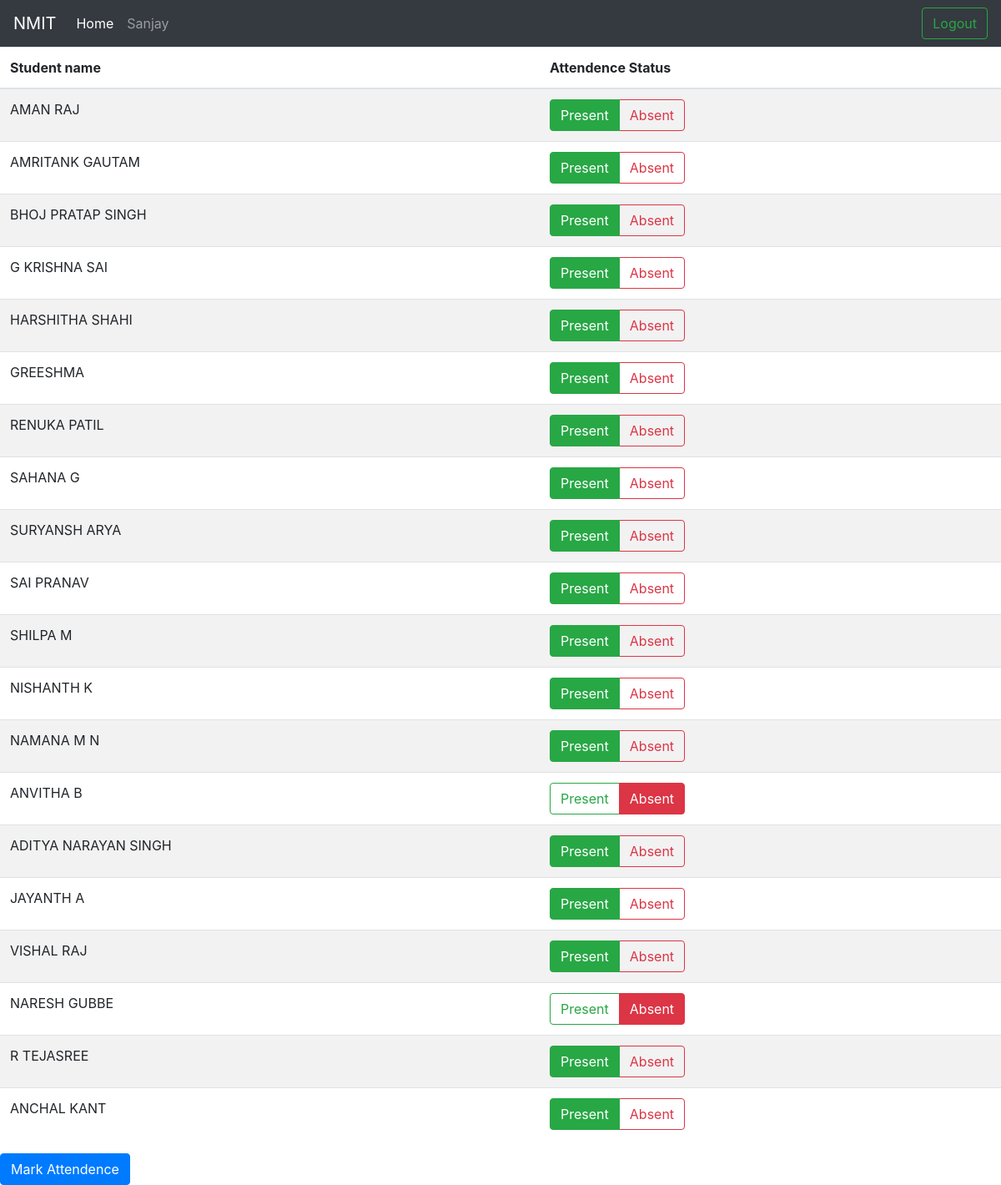
Page /academic/edit-view-attedence/23/1/3/ (signed in) on the committed database.
### academic/models.py (models this page shows, shortened)
class attendence(models.Model):
    subject = models.ForeignKey(attendence_schedule,on_delete=models.CASCADE)
    student = models.ForeignKey(User,on_delete=models.CASCADE)
    status = models.BooleanField(default=True)

### academic/views.py (the view)
# urls.py: path('edit-view-attedence/<int:attendence_id>/<int:class_id>/<int:subject_id>/',views.edit_attendence,name='edit_attendence'),
@login_required
def edit_attendence(request,attendence_id,class_id,subject_id):
    student_list = list(attendence.objects.filter(subject__id = attendence_id))
    return render(request,'edit_attendence.html',{'attendence_id':attendence_id,'class_id':class_id,'student_list':student_list,'subject_id':subject_id})

### academic/templates/edit_attendence.html (shortened to what this page needs)
{% extends "base.html" %}
{% block content %}
<form action="{% url 'academic:save_attendence' %}" method="post">
  {% if student_list %}
      <table class="table table-striped">
        <thead>
          <tr>
            <th>Student name</th>
            <th>Attendence Status</th>
          </tr>
        </thead>
        <tbody>
          {% for i in student_list %}
          <tr>
            <td>{{i.student.first_name}}</td>
            <td>
              {% if i.status %}
              <div class="btn-group btn-group-toggle" data-toggle="buttons">
                <label class="btn btn-outline-success active">
                    <input type="radio" name="{{ i.student.username }}" id="option1" autocomplete="off" value="present" checked> Present
                </label>
                <label class="btn btn-outline-danger">
                    <input type="radio" name="{{ i.student.username }}" id="option2" autocomplete="off" value="absent"> Absent
                </label>
              </div>
              {% else %}
              <div class="btn-group btn-group-toggle" data-toggle="buttons">
                <label class="btn btn-outline-success active">
                    <input type="radio" name="{{ i.student.username }}" id="option1" autocomplete="off" value="present" > Present
                </label>
                <label class="btn btn-outline-danger">
                    <input type="radio" name="{{ i.student.username }}" id="option2" autocomplete="off" value="absent" checked> Absent
                </label>
              </div>
              {% endif %}
            </td>
          </tr>
          {% endfor %}
        </tbody>
      </table>
      {% endif %}
      <input type="submit" value="Mark Attendence" class="btn btn-primary">
  </form>
{% endblock %}

### templates/base.html (shortened to what this page needs)
<!DOCTYPE html>
<html>
<head>
	<link rel="stylesheet" href="https://cdn.jsdelivr.net/npm/bootstrap@4.6.0/dist/css/bootstrap.min.css">
</head>
<body>
	{% if user.is_authenticated %}
	<nav class="navbar navbar-expand-lg navbar-dark bg-dark">
  <a class="navbar-brand" href="https://nmit.ac.in/" target="_blank">NMIT</a>
  <div class="collapse navbar-collapse" id="navbarTogglerDemo03">
    <ul class="navbar-nav mr-auto mt-2 mt-lg-0">
      <li class="nav-item active">
        <a class="nav-link" href="#">Home <span class="sr-only">(current)</span></a>
      </li>
      <li class="nav-item">
        <a class="nav-link" href="#">{{ user.username }}</a>
      </li>
    </ul>
      <a href="{% url 'user:logout' %}"><button class="btn btn-outline-success my-2 my-sm-0" >Logout</button></a>
  </div>
</nav>
{% endif %}
	{% block content %}
	{% endblock %}
</body>
</html>

### rows in the picture
attendence: student.first_name "AMAN RAJ"
attendence: student.first_name "AMRITANK GAUTAM"
attendence: student.first_name "BHOJ PRATAP SINGH"
attendence: student.first_name "G KRISHNA SAI"
attendence: student.first_name "HARSHITHA SHAHI"
attendence: student.first_name "GREESHMA"
attendence: student.first_name "RENUKA PATIL"
attendence: student.first_name "SAHANA G"
attendence: student.first_name "SURYANSH ARYA"
attendence: student.first_name "SAI PRANAV"
attendence: student.first_name "SHILPA M"
attendence: student.first_name "NISHANTH K"
attendence: student.first_name "NAMANA M N"
attendence: student.first_name "ANVITHA B"
attendence: student.first_name "ADITYA NARAYAN SINGH"
attendence: student.first_name "JAYANTH A"
attendence: student.first_name "VISHAL RAJ"
attendence: student.first_name "NARESH GUBBE"
attendence: student.first_name "R TEJASREE"
attendence: student.first_name "ANCHAL KANT"

### other values in the picture
{{ user.username }} "Sanjay"
